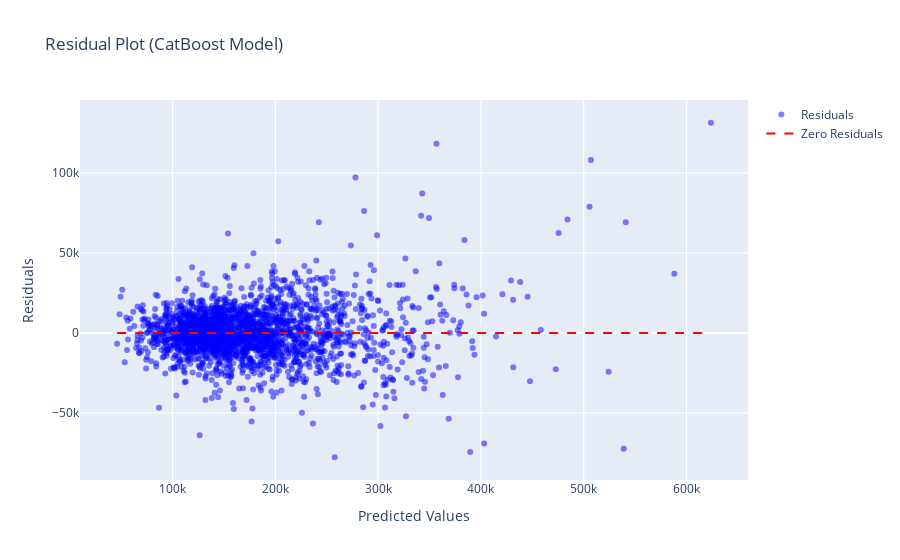

The notebook cell saved with this chart:
### Code cell
# Plotting residuals against predicted values
plt.figure(figsize=(8, 6))
plt.scatter(predicted_values, residuals, color='blue', alpha=0.5)
plt.axhline(y=0, color='red', linestyle='--')
plt.xlabel('Predicted Values')
plt.ylabel('Residuals')
plt.title('Residual Plot (CatBoost Model)')
plt.grid(True)
plt.show()

# Create a scatter plot
residual_plot = go.Scatter(x=predicted_values, y=residuals, mode='markers', 
                           marker=dict(color='blue', opacity=0.5),
                           name='Residuals')

# Add a horizontal line at y=0
horizontal_line = go.Scatter(x=[min(predicted_values), max(predicted_values)], y=[0, 0],
                             mode='lines', line=dict(color='red', dash='dash'),
                             name='Zero Residuals')

# Layout
layout = go.Layout(title='Residual Plot (CatBoost Model)',
                   xaxis=dict(title='Predicted Values'),
                   yaxis=dict(title='Residuals'),
                   showlegend=True)

# Create figure
residual_fig = go.Figure(data=[residual_plot, horizontal_line], layout=layout)

# Show plot
residual_fig.show()

### Figure 1 — Plotly figure (JSON) as saved in the notebook; plotly's stock layout.template omitted (floating-point values rounded to 4 significant figures; data arrays with more than 128 entries replaced by an {"elided": "..."} marker saying what was removed)
{"data": [{"marker": {"color": "blue", "opacity": 0.5}, "mode": "markers", "name": "Residuals", "type": "scatter", "x": {"elided": "2410 float values"}, "y": {"elided": "2410 float values"}}, {"line": {"color": "red", "dash": "dash"}, "mode": "lines", "name": "Zero Residuals", "type": "scatter", "x": [46050.0, 623600.0], "y": [0, 0]}], "layout": {"autosize": true, "showlegend": true, "title": {"text": "Residual Plot (CatBoost Model)"}, "xaxis": {"autorange": true, "range": [11130.0, 658500.0], "title": {"text": "Predicted Values"}, "type": "linear"}, "yaxis": {"autorange": true, "range": [-94950.0, 148600.0], "title": {"text": "Residuals"}, "type": "linear"}}}
